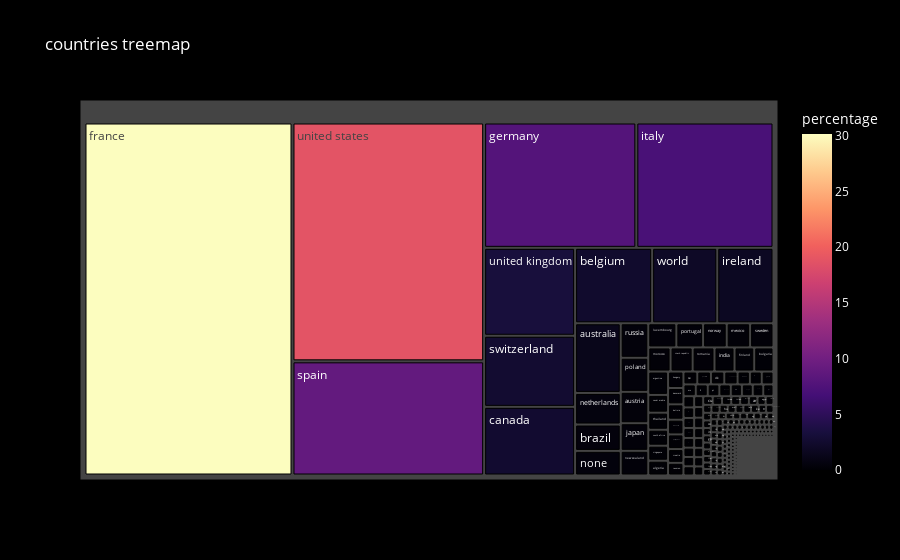

The notebook cell saved with this chart:
### Code cell
df = pd.DataFrame(data_graph_countries)
fig = px.treemap(df, path=['countries'], values='percentage',
                 color='percentage', color_continuous_scale='Magma',
                 title='countries treemap')
fig.update_layout(
    paper_bgcolor='black',  
    plot_bgcolor='black',   
    font_color='white'      
)
fig.show()

### Figure 1 — Plotly figure (JSON) as saved in the notebook; plotly's stock layout.template omitted (floating-point values rounded to 4 significant figures; data arrays with more than 128 entries replaced by an {"elided": "..."} marker saying what was removed)
{"data": [{"branchvalues": "total", "customdata": {"elided": "1620x1 float values"}, "domain": {"x": [0, 1], "y": [0, 1]}, "hovertemplate": "labels=%{label}<br>percentage_sum=%{value}<br>parent=%{parent}<br>id=%{id}<br>percentage=%{color}<extra></extra>", "ids": {"elided": "1620 str values"}, "labels": {"elided": "1620 str values"}, "marker": {"coloraxis": "coloraxis", "colors": {"elided": "1620 float values"}}, "name": "", "parents": {"elided": "1620 str values"}, "type": "treemap", "values": {"elided": "1620 float values"}}], "layout": {"coloraxis": {"colorbar": {"title": {"text": "percentage"}}, "colorscale": [[0, "#000004"], [0.1111, "#180f3d"], [0.2222, "#440f76"], [0.3333, "#721f81"], [0.4444, "#9e2f7f"], [0.5556, "#cd4071"], [0.6667, "#f1605d"], [0.7778, "#fd9668"], [0.8889, "#feca8d"], [1, "#fcfdbf"]]}, "font": {"color": "white"}, "legend": {"tracegroupgap": 0}, "paper_bgcolor": "black", "plot_bgcolor": "black", "title": {"text": "countries treemap"}}}
